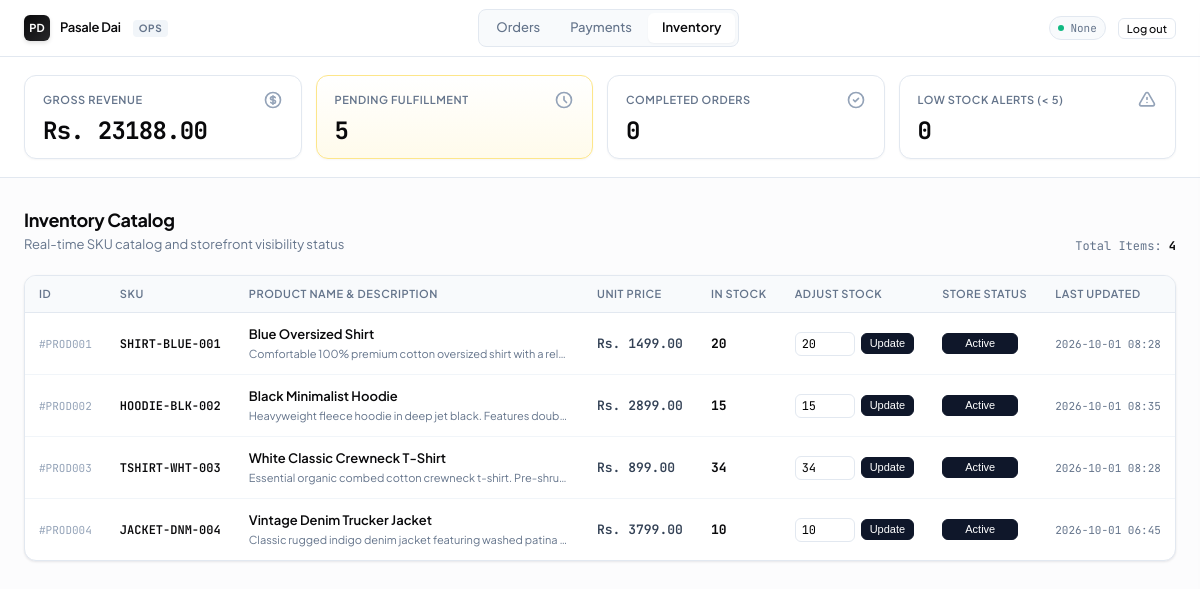
The app's page /inventory (signed in) with its own data.
### tables this page shows
CREATE TABLE products (
        id TEXT PRIMARY KEY,
        sku TEXT UNIQUE NOT NULL,
        name TEXT NOT NULL,
        description TEXT NOT NULL,
        price REAL NOT NULL,
        currency TEXT DEFAULT 'NPR',
        image_path TEXT NOT NULL,
        stock INTEGER NOT NULL DEFAULT 0,
        active INTEGER NOT NULL DEFAULT 1,
        created_at TIMESTAMP DEFAULT CURRENT_TIMESTAMP,
        updated_at TIMESTAMP DEFAULT CURRENT_TIMESTAMP
    );

### flask/app.py (the view)
@app.route("/inventory")
@login_required
def inventory():
    try:
        products = query_all("""
            SELECT id, sku, name, description, price, currency, image_path, stock, active, updated_at
            FROM products
            ORDER BY id ASC
        """)
    except Exception as exc:
        products = []
        flash(f"Error loading inventory: {str(exc)}", "error")
    return render_template("inventory.html", products=products)

### flask/app.py (called while the page is built)
@app.template_filter("format_dt")
def format_datetime(val):
    if not val:
        return "—"
    if hasattr(val, "strftime"):
        return val.strftime("%Y-%m-%d %H:%M")
    return str(val)[:16]

def login_required(view):
    @functools.wraps(view)
    def wrapped_view(**kwargs):
        if not session.get("is_authenticated"):
            return redirect(url_for("login", next=request.url))
        return view(**kwargs)
    return wrapped_view

@app.context_processor
def inject_global_metrics():
    if session.get("is_authenticated"):
        try:
            metrics = get_kpi_metrics()
        except Exception:
            metrics = {
                "gross_revenue": 0,
                "pending_fulfillment": 0,
                "completed_orders": 0,
                "low_stock_count": 0
            }
        return dict(kpi=metrics, current_path=request.path)
    return dict(kpi={}, current_path=request.path)

### flask/db.py (called while the page is built)
def get_db_connection() -> sqlite3.Connection:
    conn = sqlite3.connect(
        Config.DB_PATH,
        detect_types=sqlite3.PARSE_DECLTYPES | sqlite3.PARSE_COLNAMES,
        timeout=15.0
    )
    conn.row_factory = sqlite3.Row
    conn.execute("PRAGMA foreign_keys = ON;")
    return conn

@contextmanager
def get_db():
    conn = get_db_connection()
    try:
        yield conn
        conn.commit()
    except Exception:
        conn.rollback()
        raise
    finally:
        conn.close()

def query_all(query: str, params: tuple = ()) -> List[sqlite3.Row]:
    with get_db() as conn:
        cursor = conn.execute(query, params)
        return cursor.fetchall()

### flask/templates/inventory.html (shortened to what this page needs)
{% extends "base.html" %}
{% block content %}
<div style="display:flex; justify-content:space-between; align-items:flex-end; margin-bottom:20px;">
  <div>
    <h1 style="font-size:18px; font-weight:700; letter-spacing:-0.02em; color:var(--text-main);">Inventory Catalog</h1>
    <p style="font-size:13px; color:var(--text-muted); margin-top:2px;">Real-time SKU catalog and storefront visibility status</p>
  </div>
  <div class="mono" style="font-size:12px; color:var(--text-muted);">
    Total Items: <span style="font-weight:700; color:var(--text-main);">{{ products|length }}</span>
  </div>
</div>
<div class="table-panel">
  <table class="order-table">
    <thead>
      <tr>
        <th>ID</th>
        <th>SKU</th>
        <th>Product Name & Description</th>
        <th>Unit Price</th>
        <th>In Stock</th>
        <th>Adjust Stock</th>
        <th>Store Status</th>
        <th>Last Updated</th>
      </tr>
    </thead>
    <tbody>
      {% for item in products %}
      <tr>
        <td class="mono" style="color:var(--text-faint); font-size:11px;">
          #{{ item.id }}
        </td>
        <td class="mono" style="font-weight:600; font-size:12px; color:var(--text-main);">
          {{ item.sku }}
        </td>
        <td>
          <div style="font-weight:600; color:var(--text-main); font-size:13px;">{{ item.name }}</div>
          <div style="font-size:11px; color:var(--text-muted); max-width:320px; white-space:nowrap; overflow:hidden; text-overflow:ellipsis; margin-top:1px;">
            {{ item.description or 'No catalog description provided.' }}
          </div>
        </td>
        <td class="mono" style="font-weight:600; font-size:13px;">
          Rs. {{ "%.2f"|format(item.price) }}
        </td>
        <td class="mono">
          {% if item.stock < 5 %}
            <span class="pill-badge pill-pending" style="font-size:11px;">{{ item.stock }} units</span>
          {% else %}
            <span style="font-weight:700; font-size:13px; color:var(--text-main);">{{ item.stock }}</span>
          {% endif %}
        </td>
        <td>
          <form class="stock-form" data-product-id="{{ item.id }}" style="display:flex; align-items:center; gap:6px;">
            <input type="number" min="0" class="mono stock-input" value="{{ item.stock }}"
                   style="width:60px; padding:3px 6px; font-size:12px; border:1px solid var(--border-default); border-radius:var(--radius-sm); outline:none;">
            <button type="submit" class="btn btn-sm btn-dark">Update</button>
          </form>
        </td>
        <td>
          <button type="button"
                  class="btn btn-sm active-toggle-btn {% if item.active == 1 %}btn-dark{% endif %}"
                  data-product-id="{{ item.id }}"
                  data-active="{{ item.active }}"
                  style="min-width:76px;">
            {{ 'Active' if item.active == 1 else 'Archived' }}
          </button>
        </td>
        <td class="mono" style="font-size:11px; color:var(--text-muted);">
          {{ item.updated_at|format_dt }}
        </td>
      </tr>
      {% else %}
      <tr>
        <td colspan="8" style="text-align:center; padding:48px; color:var(--text-muted);">
          No products currently registered in database catalog.
        </td>
      </tr>
      {% endfor %}
    </tbody>
  </table>
</div>
{% endblock %}

### flask/static/css/style.css (style rules this page uses)
:root { --bg-app: #fcfcfd; --bg-surface: #ffffff; --bg-subtle: #f8fafc; --bg-muted: #f1f5f9; --border-subtle: #f1f5f9; --border-default: #e2e8f0; --border-hover: #cbd5e1; --border-focus: #0f172a; --text-main: #09090b; --text-body: #334155; --text-muted: #64748b; --text-faint: #94a3b8; --accent-primary: #0f172a; --accent-hover: #1e293b; --status-emerald: #059669; --status-emerald-bg: #ecfdf5; --status-emerald-border: #a7f3d0; --status-amber: #d97706; --status-amber-bg: #fffbeb; --status-amber-border: #fde68a; --status-rose: #e11d48; --status-rose-bg: #fff1f2; --status-rose-border: #fecdd3; --status-slate: #475569; --status-slate-bg: #f8fafc; --status-slate-border: #e2e8f0; --font-sans: 'Plus Jakarta Sans', -apple-system, BlinkMacSystemFont, "Segoe UI", Roboto, sans-serif; --font-mono: 'JetBrains Mono', ui-monospace, SFMono-Regular, monospace; --shadow-xs: 0 1px 2px rgba(15, 23, 42, 0.04); --shadow-sm: 0 1px 3px rgba(15, 23, 42, 0.06), 0 1px 2px rgba(15, 23, 42, 0.04); --shadow-md: 0 4px 6px -1px rgba(15, 23, 42, 0.06), 0 2px 4px -2px rgba(15, 23, 42, 0.04); --shadow-lg: 0 10px 15px -3px rgba(15, 23, 42, 0.08), 0 4px 6px -4px rgba(15, 23, 42, 0.03); --shadow-drawer: -8px 0 36px rgba(15, 23, 42, 0.12); --radius-sm: 6px; --radius-md: 8px; --radius-lg: 12px; --radius-xl: 16px; }
*, *::before, *::after { box-sizing: border-box; margin: 0; padding: 0; }
body { font-family: var(--font-sans); background-color: var(--bg-app); color: var(--text-main); line-height: 1.5; -webkit-font-smoothing: antialiased; min-height: 100vh; display: flex; flex-direction: column; }
.mono { font-family: var(--font-mono); font-feature-settings: "tnum" 1, "zero" 1; }
.table-panel { background: var(--bg-surface); border: 1px solid var(--border-default); border-radius: var(--radius-lg); overflow-x: auto; box-shadow: var(--shadow-sm); }
.order-table { width: 100%; border-collapse: collapse; text-align: left; font-size: 13px; min-width: 900px; }
.order-table th { background: var(--bg-subtle); padding: 10px 14px; font-size: 11px; font-weight: 600; color: var(--text-muted); text-transform: uppercase; letter-spacing: 0.05em; border-bottom: 1px solid var(--border-default); white-space: nowrap; }
.order-table td { padding: 12px 14px; border-bottom: 1px solid var(--border-subtle); color: var(--text-body); vertical-align: middle; }
.order-table tbody tr { transition: background-color 0.15s ease; }
.order-table tr:last-child td { border-bottom: none; }
.btn { display: inline-flex; align-items: center; justify-content: center; gap: 6px; padding: 6px 12px; font-size: 12px; font-weight: 500; border-radius: var(--radius-md); border: 1px solid var(--border-default); background: var(--bg-surface); color: var(--text-main); text-decoration: none; cursor: pointer; transition: all 0.15s ease; line-height: 1; }
.btn-sm { padding: 4px 8px; font-size: 11px; border-radius: var(--radius-sm); }
.btn-dark { background: var(--accent-primary); color: #ffffff; border-color: var(--accent-primary); }

### records on screen
products: id "PROD001", sku "SHIRT-BLUE-001", name "Blue Oversized Shirt", description "Comfortable 100% premium cotton oversized shirt with a rel…", price "1499.00", stock "20", active "Active", updated_at "2026-10-01 08:28"
products: id "PROD002", sku "HOODIE-BLK-002", name "Black Minimalist Hoodie", description "Heavyweight fleece hoodie in deep jet black. Features doub…", price "2899.00", stock "15", active "Active", updated_at "2026-10-01 08:35"
products: id "PROD003", sku "TSHIRT-WHT-003", name "White Classic Crewneck T-Shirt", description "Essential organic combed cotton crewneck t-shirt. Pre-shru…", price "899.00", stock "34", active "Active", updated_at "2026-10-01 08:28"
products: id "PROD004", sku "JACKET-DNM-004", name "Vintage Denim Trucker Jacket", description "Classic rugged indigo denim jacket featuring washed patina…", price "3799.00", stock "10", active "Active", updated_at "2026-10-01 06:45"

### other values on screen
{{ session.get('admin_user') }} "None"
{{ "%.2f"|format(kpi.gross_revenue) }} "23188.00"
{{ kpi.pending_fulfillment }} "5"
{{ kpi.completed_orders }} "0"
{{ kpi.low_stock_count }} "0"
{{ products|length }} "4"
